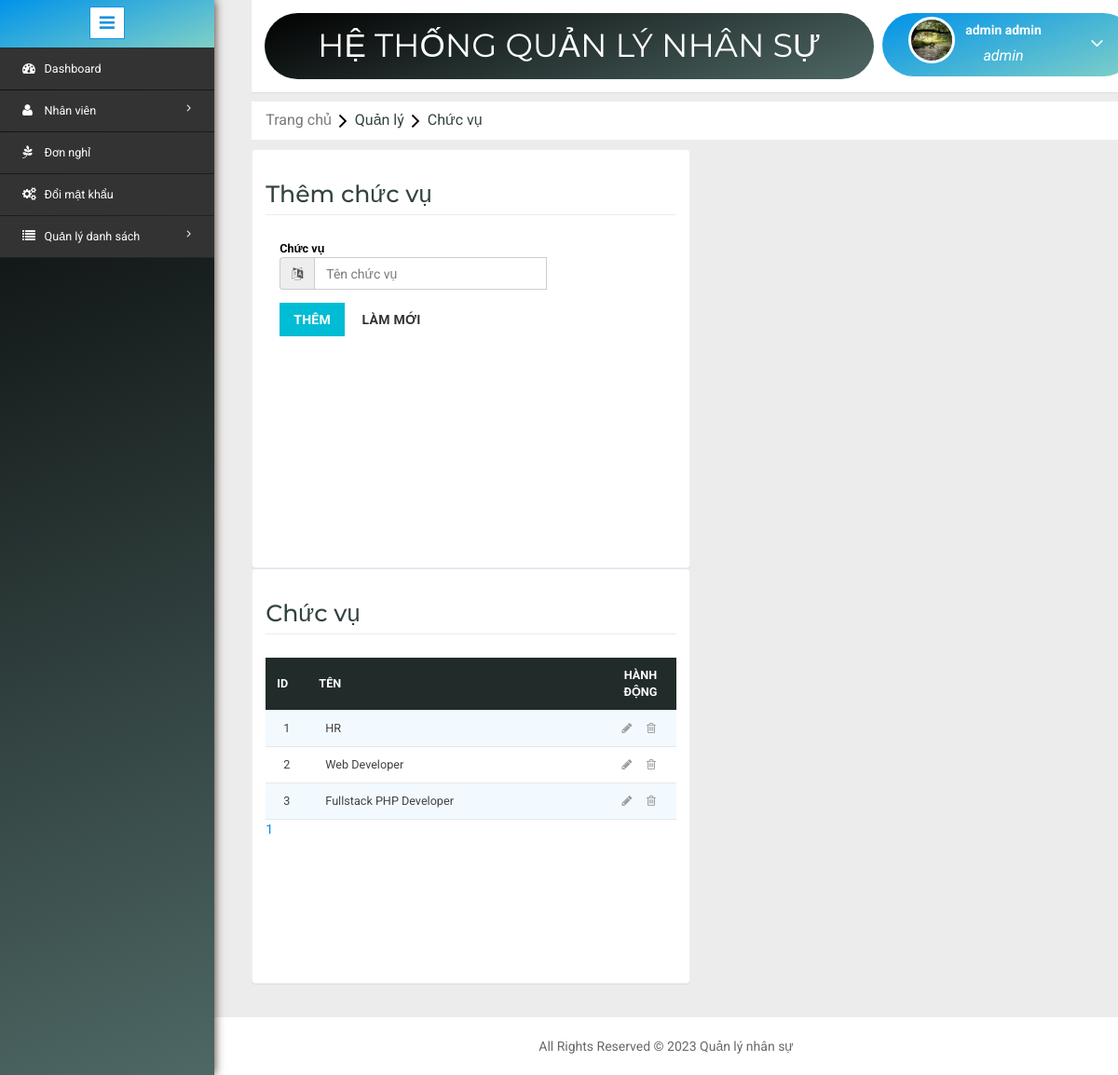
The app's page /position.php (signed in) with its own data.
### tables this page shows
CREATE TABLE `position` (
  `PositinId` int(11) NOT NULL,
  `Name` varchar(200) NOT NULL
);

### position.php (the view, shortened to what this page needs)
<?php include('header.php'); ?>
<?php
	$dbs = new database();
	$db=$dbs->connection();
  $name="";
  $page = "";
  $pagelimit = 5;
  $positionid = mysqli_query($db,"select count(PositinId) total from position");
  $positionn = mysqli_fetch_assoc($positionid);
  $number_of_row = ceil($positionn['total'] /5);
  if(isset($_GET['bn']) && intval($_GET['bn']) <= $number_of_row && intval($_GET['bn']) != 0)
  {
    $Skip = (intval($_GET['bn']) * $pagelimit) - $pagelimit;
    $sql = mysqli_query($db,"select * from position LIMIT $Skip,$pagelimit");
  }
  else
  {
    $sql = mysqli_query($db,"select * from position LIMIT $pagelimit");
  }
  for($i=0;$i<$number_of_row;$i++)
  {
    $d = $i+1;
    $page .= "<a href='position.php?bn=$d'>$d</a>&nbsp &nbsp &nbsp";
  }
?>
<link rel="stylesheet" type="text/css" href="css/table-style.css" />
<ol class="breadcrumb" style="margin: 10px 0px ! important;">
    <li class="breadcrumb-item"><a href="Home.php">Trang chủ</a><i class="fa fa-angle-right"></i>Quản lý<i class="fa fa-angle-right"></i>Chức vụ</li>
</ol>
<div class="validation-system" style="margin-top: 0;">
 		<div class="validation-form" style="overflow: auto; margin-right:20px; height: 450px; width: 49%; float: left;">
        <form method="POST" action="controller/ccity.php?positionedit=<?php echo isset($row['PositinId']) ? $row['PositinId'] : ''; ?>">
        <div class="vali-form-group" >
        <h2>Thêm chức vụ</h2>
          	<div class="col-md-3 control-label">
            	<label class="control-label">Chức vụ</label>
              	<div class="input-group">
                  	<span class="input-group-addon">
              			<i class="fa fa-language" aria-hidden="true"></i>
              		</span>
              	<input type="text" name="position" required="" value="<?php echo $name; ?>"  placeholder="Tên chức vụ" class="form-control" style="width: 250px; height: 35px; float: right;">
              	</div>
            </div>
        </div>
            <div class="col-md-12 form-group">
              <button type="submit" name="positionl" class="btn btn-primary">Thêm</button>
              <button type="reset" class="btn btn-default">Làm mới</button>
            </div>
          <div class="clearfix"> </div>
        </form>
 </div>
 <div class="validation-form" style="width: 49%; overflow: auto;">
 		<div style="height: 396px;">
					<div class="w3l-table-info">
					  <h2>Chức vụ</h2>
					    <table id="table">
						<thead>
						  <tr>
						  	<th>Id</th>
							<th style="width: 5000px;">Tên</th>
							<th style="text-align: center; width: 450px;">Hành động</th>
						  </tr>
						</thead>
						<tbody>
						<?php $i=1; while($row = mysqli_fetch_assoc($sql)) { ?>
						<tr>
							<td><?php if(isset($_GET['bn'])==0){ echo $i; } else{ echo ($_GET['bn']-1)*5+$i; } $i++;?></td>
							<td><?php echo ucfirst($row['Name']); ?></td>
							<td><a href="?positionedit=<?php echo $row['PositinId']; ?>"><i class="fa fa-pencil" aria-hidden="true"></i></a>&nbsp;&nbsp;&nbsp;&nbsp;&nbsp;<a href="controller/ccity.php?positiondelete=<?php echo $row['PositinId']; ?>"><i class="fa fa-trash-o" aria-hidden="true"></i></a></td>
						 </tr>
						<?php } ?>
						</tbody>
					  </table>
            <div><?php echo $page;?></div>
					</div>
		</div>
 </div>
</div>
<?php include('footer.php'); ?>

### css/table-style.css (style rules this page uses)
table { background: white; border-collapse: collapse; margin: 1.25em 0 0; width: 100%; }
table tr, table th, table td { border: none; border-bottom: 1px solid #e8e8e8; font-size: .95em; }
table th, table td { padding: 10px 12px; text-align: left; }
table th { background: #212b2a; color: #fff; text-transform: uppercase; }
table tr td { background: #f3faff; color: #424242; }
table tr:nth-of-type(2n+2) td { background: #ffffff; }
table { width: 100%; }

### records on screen
position: Name "HR"
position: Name "Web Developer"
position: Name "Fullstack PHP Developer"

### other values on screen
$_SESSION['User']['FirstName'] "admin"
$_SESSION['User']['LastName'] "admin"
$_SESSION['role']['Name'] "admin"
$d "1"
